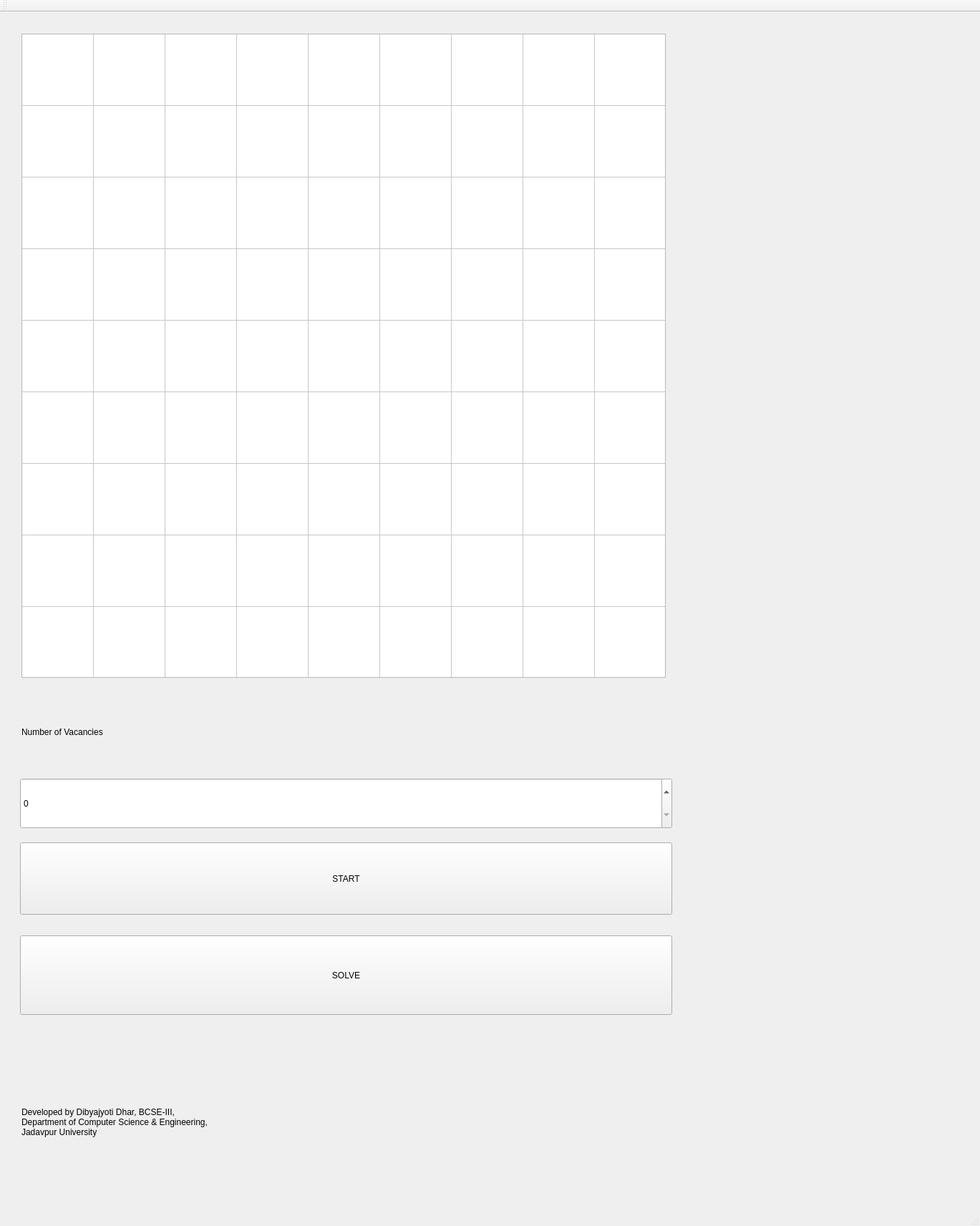
<?xml version="1.0" encoding="UTF-8"?>
<ui version="4.0">
 <class>MainWindow</class>
 <widget class="QMainWindow" name="MainWindow">
  <property name="geometry">
   <rect>
    <x>0</x>
    <y>0</y>
    <width>1369</width>
    <height>1713</height>
   </rect>
  </property>
  <property name="windowTitle">
   <string>MainWindow</string>
  </property>
  <widget class="QWidget" name="centralWidget">
   <widget class="QTableWidget" name="tableWidget">
    <property name="geometry">
     <rect>
      <x>30</x>
      <y>30</y>
      <width>900</width>
      <height>900</height>
     </rect>
    </property>
    <property name="font">
     <font>
      <pointsize>22</pointsize>
     </font>
    </property>
    <property name="verticalScrollBarPolicy">
     <enum>Qt::ScrollBarAlwaysOff</enum>
    </property>
    <property name="horizontalScrollBarPolicy">
     <enum>Qt::ScrollBarAlwaysOff</enum>
    </property>
    <property name="sizeAdjustPolicy">
     <enum>QAbstractScrollArea::AdjustToContents</enum>
    </property>
    <property name="gridStyle">
     <enum>Qt::CustomDashLine</enum>
    </property>
    <property name="rowCount">
     <number>9</number>
    </property>
    <property name="columnCount">
     <number>9</number>
    </property>
    <attribute name="horizontalHeaderVisible">
     <bool>false</bool>
    </attribute>
    <attribute name="horizontalHeaderMinimumSectionSize">
     <number>100</number>
    </attribute>
    <attribute name="horizontalHeaderDefaultSectionSize">
     <number>100</number>
    </attribute>
    <attribute name="verticalHeaderVisible">
     <bool>false</bool>
    </attribute>
    <attribute name="verticalHeaderMinimumSectionSize">
     <number>100</number>
    </attribute>
    <attribute name="verticalHeaderDefaultSectionSize">
     <number>100</number>
    </attribute>
    <row/>
    <row/>
    <row/>
    <row/>
    <row/>
    <row/>
    <row/>
    <row/>
    <row/>
    <column/>
    <column/>
    <column/>
    <column/>
    <column/>
    <column/>
    <column/>
    <column/>
    <column/>
   </widget>
   <widget class="QPushButton" name="pushButton_2">
    <property name="geometry">
     <rect>
      <x>28</x>
      <y>1290</y>
      <width>911</width>
      <height>111</height>
     </rect>
    </property>
    <property name="text">
     <string>SOLVE</string>
    </property>
   </widget>
   <widget class="QLabel" name="label">
    <property name="geometry">
     <rect>
      <x>30</x>
      <y>960</y>
      <width>901</width>
      <height>91</height>
     </rect>
    </property>
    <property name="text">
     <string>Number of Vacancies</string>
    </property>
   </widget>
   <widget class="QSpinBox" name="spinBox">
    <property name="geometry">
     <rect>
      <x>28</x>
      <y>1070</y>
      <width>911</width>
      <height>71</height>
     </rect>
    </property>
    <property name="maximum">
     <number>81</number>
    </property>
   </widget>
   <widget class="QPushButton" name="pushButton">
    <property name="geometry">
     <rect>
      <x>28</x>
      <y>1160</y>
      <width>911</width>
      <height>101</height>
     </rect>
    </property>
    <property name="text">
     <string>START</string>
    </property>
   </widget>
   <widget class="QLabel" name="label_2">
    <property name="geometry">
     <rect>
      <x>30</x>
      <y>1450</y>
      <width>1071</width>
      <height>201</height>
     </rect>
    </property>
    <property name="text">
     <string>Developed by Dibyajyoti Dhar, BCSE-III, 
Department of Computer Science &amp; Engineering,
Jadavpur University</string>
    </property>
   </widget>
  </widget>
  <widget class="QMenuBar" name="menuBar">
   <property name="geometry">
    <rect>
     <x>0</x>
     <y>0</y>
     <width>1369</width>
     <height>22</height>
    </rect>
   </property>
  </widget>
  <widget class="QToolBar" name="mainToolBar">
   <attribute name="toolBarArea">
    <enum>TopToolBarArea</enum>
   </attribute>
   <attribute name="toolBarBreak">
    <bool>false</bool>
   </attribute>
  </widget>
  <widget class="QStatusBar" name="statusBar"/>
 </widget>
 <layoutdefault spacing="6" margin="11"/>
 <resources/>
 <connections/>
</ui>
